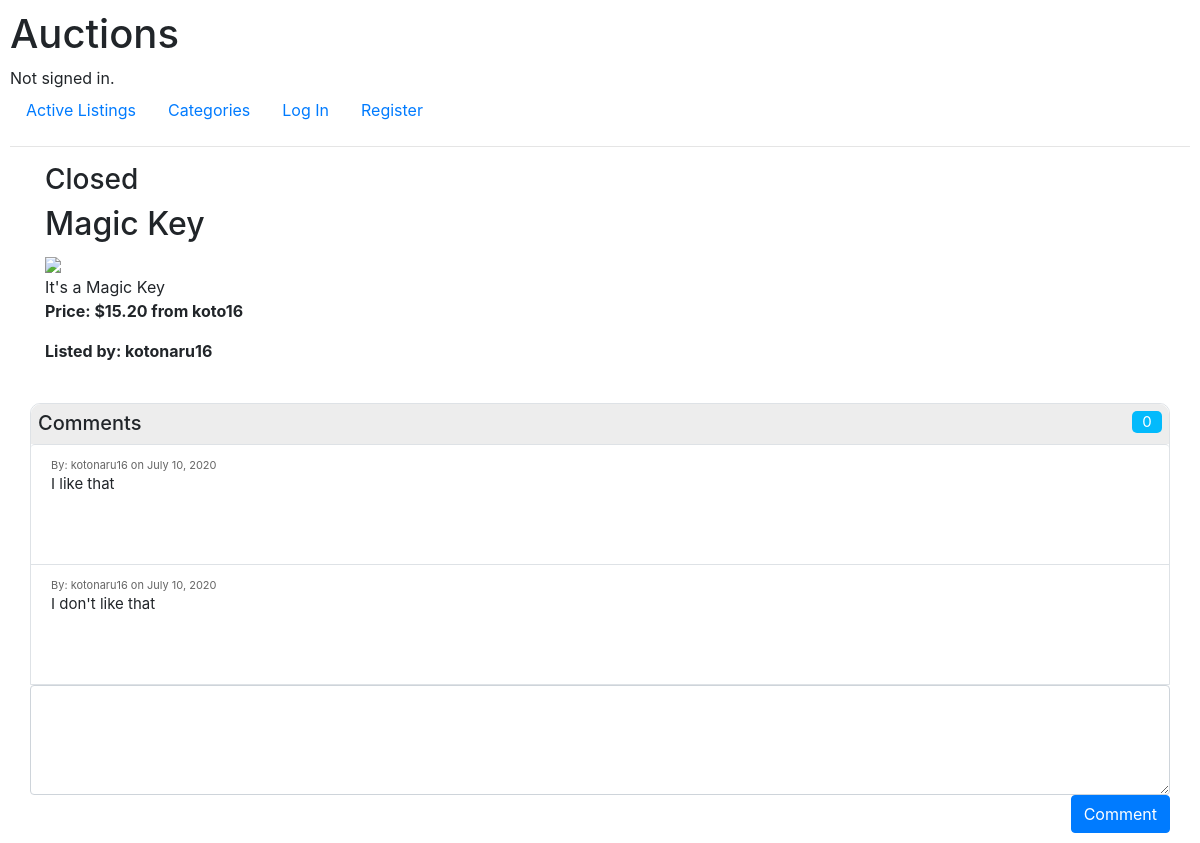
Screenshot of /listingpage/1 with the database file from the repository.
### auctions/models.py (models this page shows, shortened)
class Auction(models.Model):
    title = models.CharField(max_length=64)
    description = models.CharField(max_length=480)
    active = models.BooleanField(default = True)
    image =models.URLField(null = True, blank=True)
    owner = models.ForeignKey(User, on_delete=models.CASCADE, related_name="auction")
    interested = models.ManyToManyField(User, blank=True, related_name="watchlist")
    category = models.ManyToManyField(Category, blank=True, related_name="auction")
    bid = models.ForeignKey(Bid, on_delete=models.CASCADE, related_name="auction")

class Bid(models.Model):
    value = models.DecimalField(max_digits=11, decimal_places=2)
    owner = models.ForeignKey(User, on_delete=models.CASCADE, related_name="bid")
    def __str__(self):
      return f"${self.value} from {self.owner}"

class User(AbstractUser):
    pass

class Comment(models.Model):
    message = models.CharField(max_length=64)
    date = models.DateField(auto_now_add=True)
    owner = models.ForeignKey(User, on_delete=models.CASCADE, related_name="comment")
    auction = models.ForeignKey(Auction, on_delete=models.CASCADE, related_name="comment")

### auctions/views.py (the view)
# urls.py: path("listingpage/<int:auction_key>", views.listingpage, name="listingpage"),
def listingpage(request, auction_key):
    auction = Auction.objects.get(pk=auction_key)
    comments = auction.comment.all()
    watch = request.user in auction.interested.all()
    if auction == None:
        raise Http404("Auction does not exist")
    if request.method == "POST":
        close = request.POST.get("close", False)
        if close:
            try:
                auction.active = False
                auction.save()
            except IntegrityError:
                return render(request, "auctions/listingpage.html", {
                    "auction": auction,
                    "invalid": True,
                    "watch": watch,
                    "comments": comments
                })
            return HttpResponseRedirect(request.path_info)
        comment = request.POST.get("comment", None)
        if comment != None:
            try:
                c = Comment(message = comment, owner = request.user, auction = auction)
                c.save()
            except IntegrityError:
                return render(request, "auctions/listingpage.html", {
                    "auction": auction,
                    "invalid": True,
                    "watch": watch
                })
            return HttpResponseRedirect(request.path_info)
        send = request.POST.get("send", False)
        watchlist = request.POST.get("watchlist", False)
        if send:
            if watchlist:
                print("add")
                auction.interested.add(request.user)
            else:
                print("removed")
                auction.interested.remove(request.user)
            return HttpResponseRedirect(request.path_info)
        else:
            bid = float(request.POST["bid"])
            if bid <= auction.bid.value:
                return render(request, "auctions/listingpage.html", {
                    "auction": auction,
                    "invalid": True,
                    "watch": watch
                })
            try:
                b = Bid(value = bid, owner = request.user)
                b.save()
                auction.bid = b
                auction.save()
            except IntegrityError:
                return render(request, "auctions/listingpage.html", {
                    "auction": auction,
                    "invalid": True,
                    "watch": watch
                })
            return HttpResponseRedirect(request.path_info)
    else:
        return render(request, "auctions/listingpage.html", {
            "auction": auction,
            "invalid": False,
            "watch": watch
        })

### auctions/templates/auctions/listingpage.html (shortened to what this page needs)
{% extends "auctions/layout.html" %}
{% block body %}
    <div class="container">
      {% if auction.active %}
        <h3>Active</h3>
      {% else %}
        <h3>Closed</h3>
      {% endif %}
      <h2>{{ auction.title }}</h2>
      {% if auction.image %}
        <a href=""><img src="{{ auction.image }}" height=400px width=auto ></a>
      {% else %}
        <a href=""><img src="https://www.freeiconspng.com/uploads/no-image-icon-11.PNG" height=400px width=auto></a>
      {% endif %}
      <div>{{ auction.description }}</div>
      <p class="font-weight-bold">Price: {{ auction.bid }}</p>
      <p class="font-weight-bold">Listed by: {{ auction.owner }}</p>
      <br>
      <div class="row">
        <div class="col-12 p-0 border" id="panel-default">
            <div class="panel-heading">
                <h3 class="panel-title">
                    Comments</h3>
                <span class="label label-info d-flex justify-content-center">
                    {{ comments|length }}</span>
            </div>
            <div class="panel-body">
                <ul class="list-group">
                  {% for comment in auction.comment.all %}
                    <li class="list-group-item border-top">
                        <div class="row">
                            <div class="col-12">
                                <div>
                                    <div class="mic-info">
                                        By: {{ comment.owner }} on {{ comment.date }}
                                    </div>
                                </div>
                                <div class="comment-text">
                                    {{ comment.message }}
                                </div>
                            </div>
                        </div>
                    </li>
                    {% endfor %}
                </ul>
            </div>
        </div>
        <div class="col-12 p-0">
          <form action="{% url 'listingpage' auction.pk %}" method="post">{% csrf_token %}
            <textarea maxlength="480" rows="4" class="form-control" id="comment" name="comment" placeholder="" required></textarea>
            <button type="submit" class="btn btn-primary float-right">Comment</button>
          </form>
        </div>
    </div>
    </div>
{% endblock %}

### auctions/static/auctions/styles.css (style rules this page uses)
body { padding: 10px; }
.panel-heading { border-width: thin; height: 100px; background-color: LightGray; }
.panel-body { padding:0px; }
.list-group { margin-bottom: 0; }
.panel-title { display:inline }
.label-info { float: right; }
li.list-group-item { border-radius: 0;border: 0;border-top: 1px solid #ddd; }
.mic-info { color: #666666;font-size: 11px; }
.comment-text { font-size: 12px; }

### auctions/templates/auctions/listingpage.html (style rules this page uses)
.panel-heading { border-width: thin; height: 40px; background-color: #ededed; padding: 7px; border-radius: 10px 10px 0px 0px; }
.panel-title { font-size: 20px; display:inline; }
#panel-default { border-radius: 10px 10px 0px 0px; border-width: thin; }
.panel-body { padding:0px; }
.list-group-item { height: 120px; border-width: thin; }
.comment-text { font-size: 15px; line-break: auto; overflow-wrap: break-word; }
.label-info { float: right; font-size: 15px; color: White; background-color: #03bafc; width: 30px; border-radius: 5px; }

### rows the page displays
Auction: title "Magic Key", description "It's a Magic Key", bid "$15.20 from koto16", owner "kotonaru16"
Comment: owner "kotonaru16", date "July 10, 2020", message "I like that"
Comment: owner "kotonaru16", date "July 10, 2020", message "I don't like that"

### other values shown
{{ comments|length }} "0"
